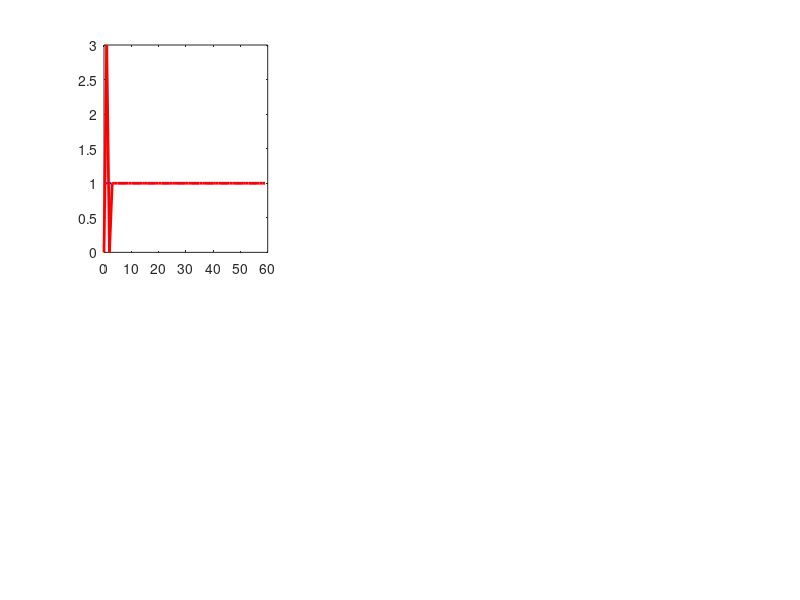

Reproduce this figure in MATLAB. (Note: this script raises an error after producing the figure.)
%% =========================================================
%  DEAD-BEAT REDESIGN — T = 0.1 s
%  New plant:
%    Gd(z) = (0.07849z + 0.06092) / (z^2 - 1.466z + 0.4661)
%  Parabolic input (q=2)
% =========================================================
clear; clc; close all;

T = 0.1;

Gd_num_z = [0.07849,  0.06092];
Gd_den_z = [1, -1.466, 0.4661];
Gd = tf(Gd_num_z, Gd_den_z, T);

%% ----------------------------------------------------------
%  1. PLANT ANALYSIS
% ----------------------------------------------------------
plant_zeros = roots(Gd_num_z);
plant_poles = roots(Gd_den_z);

fprintf('=== Plant poles & zeros (T=0.1s) ===\n');
fprintf('Zero  : %.8f\n', plant_zeros);
fprintf('Poles : %.8f  %.8f\n', plant_poles(1), plant_poles(2));
fprintf('|poles|: %.8f  %.8f\n', abs(plant_poles(1)), abs(plant_poles(2)));

b0 = Gd_num_z(1);
b1 = Gd_num_z(2);
b1_tilde = b1 / b0;
zero_loc = -b1_tilde;
fprintf('\nPlant zero location: z0 = %.8f\n', zero_loc);
if abs(zero_loc) < 1
    fprintf('Zero INSIDE unit circle -> N(z)=1, safe to keep\n');
else
    fprintf('WARNING: zero OUTSIDE unit circle -> non-minimum phase!\n');
end

%% ----------------------------------------------------------
%  2. F(z) — same derivation, independent of plant
%
%  Parabolic q=2 -> (1-z^{-1})^3
%  F(z) = 3z^{-1} - 3z^{-2} + z^{-3}
%  1 - F(z) = (1-z^{-1})^3  ✓
% ----------------------------------------------------------
F_z = [3, -3, 1];   % 3z^2 - 3z + 1

fprintf('\n=== F(z) ===\n');
fprintf('F(z) = 3z^2 - 3z + 1\n');
one_minus_F  = [1, -3, 3, -1];
zm1_3        = conv(conv([1,-1],[1,-1]),[1,-1]);
fprintf('Verify 1-F == (1-z^{-1})^3: %s\n', ...
        mat2str(isequal(one_minus_F, zm1_3)));

%% ----------------------------------------------------------
%  3. CONTROLLER
%
%  Gc(z) = F_z * Gd_den / [Gd_num * (z-1)^3]
% ----------------------------------------------------------
Gc_num_z = conv(F_z, Gd_den_z);
Gc_den_z = conv(Gd_num_z, zm1_3);
Gc = tf(Gc_num_z, Gc_den_z, T);

fprintf('\n=== Controller Gc(z) ===\n');
fprintf('Gc_num: '); fprintf('%+.8f  ', Gc_num_z); fprintf('\n');
fprintf('Gc_den: '); fprintf('%+.8f  ', Gc_den_z); fprintf('\n');
fprintf('\nGc zpk:\n'); zpk(Gc)

%% ----------------------------------------------------------
%  4. ANALYTICAL CLOSED LOOP
%
%  OL = Gc*Gd = F(z)/(z-1)^3
%  CL = F(z)/z^3 = (3z^2-3z+1)/z^3
%  ALL poles at z=0
% ----------------------------------------------------------
OL_exact = tf(F_z, zm1_3, T);
CL_exact = tf(F_z, [1,0,0,0], T);
TF_u     = Gc / (1 + Gc*Gd);   % r -> u

fprintf('\n=== Closed-loop poles ===\n');
fprintf('Analytical: '); fprintf('%.6f  ', roots([1,0,0,0])); fprintf('\n');
fprintf('Numeric   : '); fprintf('%.6f  ', abs(pole(feedback(Gc*Gd,1)))); fprintf('\n');

%% ----------------------------------------------------------
%  5. DIFFERENCE EQUATION
%     Normalized by Gc_den(1) = Gd_num(1) = b0
% ----------------------------------------------------------
[nc, dc] = tfdata(Gc, 'v');
nc_n = nc / dc(1);
dc_n = dc / dc(1);

fprintf('\n=== Difference equation (e[m], u[normalized -1..1]) ===\n');
fprintf('u(k) =');
for i=1:length(nc_n)
    if i==1, fprintf(' %+.8f*e(k)',    nc_n(i));
    else,    fprintf('\n     %+.8f*e(k-%d)', nc_n(i), i-1); end
end
fprintf('\n');
for i=2:length(dc_n)
    fprintf('     %+.8f*u(k-%d)\n', -dc_n(i), i-1);
end

%% ----------------------------------------------------------
%  6. RESCALE TO mm / PWM
%     e [mm], u [PWM -255..255]
%     factor = 250/1000 = 0.25 on e-coefficients
% ----------------------------------------------------------
nc_pwm = nc_n * 0.25;   % e: mm -> m needs /1000, u: norm -> PWM needs *250
                         % net: *250/1000 = *0.25

fprintf('\n=== Difference equation RESCALED (e[mm], u[PWM]) ===\n');
fprintf('Saturation threshold: |e| > %.4f mm\n', 255/max(abs(nc_pwm)));
fprintf('\nu(k) =');
for i=1:length(nc_pwm)
    if i==1, fprintf(' %+.8f*e(k)',    nc_pwm(i));
    else,    fprintf('\n     %+.8f*e(k-%d)', nc_pwm(i), i-1); end
end
fprintf('\n');
for i=2:length(dc_n)
    fprintf('     %+.8f*u(k-%d)\n', -dc_n(i), i-1);
end

%% ----------------------------------------------------------
%  7. ROBUSTNESS
% ----------------------------------------------------------
fprintf('\n=== Robustness ===\n');
Gc_den_poles = roots(Gc_den_z);
fprintf('Gc denominator roots:\n');
fprintf('  z = %.8f\n', Gc_den_poles);
fprintf('Controller gain (1/b0): %.4f\n', 1/b0);
fprintf('Old gain (T=0.01): 329.45  |  New gain (T=0.1): %.4f\n', nc_n(1));

%% ----------------------------------------------------------
%  8. SIMULATION
% ----------------------------------------------------------
N = 60; k = (0:N-1)'; t = k*T;
r_step = ones(N,1);
r_ramp = k*T*0.5;
r_para = 0.5*k.^2*T^2;

[y_step, ~] = lsim(CL_exact, r_step, t);
[y_ramp, ~] = lsim(CL_exact, r_ramp, t);
[y_para, ~] = lsim(CL_exact, r_para, t);
[u_step, ~] = lsim(TF_u,     r_step, t);
[u_ramp, ~] = lsim(TF_u,     r_ramp, t);

fprintf('\n=== Settling verification ===\n');
fprintf('Step  max|e| k>3: %.2e\n', max(abs(r_step(4:end)-y_step(4:end))));
fprintf('Ramp  max|e| k>3: %.2e\n', max(abs(r_ramp(4:end)-y_ramp(4:end))));
fprintf('Parab max|e| k>3: %.2e\n', max(abs(r_para(4:end)-y_para(4:end))));

fprintf('\n=== Control effort ===\n');
fprintf('Step  peak |u| normalized: %.6f  ->  PWM: %.2f\n', ...
        max(abs(u_step)), max(abs(u_step))*250);
fprintf('Ramp  peak |u| normalized: %.6f  ->  PWM: %.2f\n', ...
        max(abs(u_ramp)), max(abs(u_ramp))*250);

%% ----------------------------------------------------------
%  9. TRAPEZOIDAL FOR 320mm MOVE
% ----------------------------------------------------------
fprintf('\n=== Trapezoidal 320mm move (normalized units) ===\n');
v_max=0.08; a_max=0.2; d_total=0.32;
t_acc = v_max/a_max;
d_acc = 0.5*a_max*t_acc^2;
if 2*d_acc > d_total
    t_acc = sqrt(d_total/a_max); t_cst=0; v_pk=a_max*t_acc;
else
    t_cst=(d_total-2*d_acc)/v_max; v_pk=v_max;
end
t_tot = 2*t_acc+t_cst;
N_T = round((t_tot+1)/T)+1; k_T=(0:N_T-1)'; t_T=k_T*T;
r_T = zeros(N_T,1);
for ki=1:N_T
    tt=t_T(ki);
    if tt<=t_acc, r_T(ki)=0.5*a_max*tt^2;
    elseif tt<=t_acc+t_cst, r_T(ki)=d_acc+v_pk*(tt-t_acc);
    elseif tt<=t_tot
        dt=tt-(t_acc+t_cst);
        r_T(ki)=d_total-d_acc+v_pk*dt-0.5*a_max*dt^2;
    else, r_T(ki)=d_total; end
end
[y_T,~]=lsim(CL_exact,r_T,t_T);
[u_T,~]=lsim(TF_u,r_T,t_T);
fprintf('Peak |u| normalized: %.6f  ->  PWM: %.2f\n', ...
        max(abs(u_T)), max(abs(u_T))*250);
fprintf('Max |e| during move: %.4e m = %.4f mm\n', ...
        max(abs(r_T-y_T)), max(abs(r_T-y_T))*1000);

%% ----------------------------------------------------------
%  10. PLOTS
% ----------------------------------------------------------
figure('Color','w','Position',[60 60 1200 700]);

subplot(2,3,1);
plot(k,r_step,'b--','LineWidth',1.5,'DisplayName','r'); hold on;
plot(k,y_step,'r-','LineWidth',2,'DisplayName','y');
xline(3,'k:','k=3'); legend; grid on;
title('Step (analytical CL)'); xlabel('k'); ylabel('y');

subplot(2,3,2);
stem(k(1:20),u_step(1:20)*250,'filled','MarkerSize',4,'Color',[0.2 0.4 0.8]);
yline(255,'r--','255'); yline(-255,'r--');
grid on; title('Step u(k) [PWM]'); xlabel('k');

subplot(2,3,3);
semilogy(k(2:end),abs(r_step(2:end)-y_step(2:end))+1e-20,'r','LineWidth',1.5);
xline(3,'k:'); grid on; title('Step |error| log'); xlabel('k');

subplot(2,3,4);
plot(k_T,r_T*1000,'b--','LineWidth',1.5,'DisplayName','r [mm]'); hold on;
plot(k_T,y_T*1000,'r-','LineWidth',2,'DisplayName','y [mm]');
legend; grid on; title('320mm Trapezoidal move'); xlabel('k'); ylabel('mm');

subplot(2,3,5);
plot(k_T,u_T*250,'Color',[0.2 0.5 0.8],'LineWidth',1.5);
yline(255,'r--'); yline(-255,'r--');
grid on; title('Trapez u(k) [PWM]'); xlabel('k'); ylabel('PWM');

subplot(2,3,6);
semilogy(k_T(2:end),abs(r_T(2:end)-y_T(2:end))+1e-20,'r','LineWidth',1.5);
grid on; title('Trapez |error| log'); xlabel('k');

sgtitle('Dead-Beat Redesign — T=0.1s | New Plant','FontWeight','bold','FontSize',13);

fprintf('\n=== DONE ===\n');
